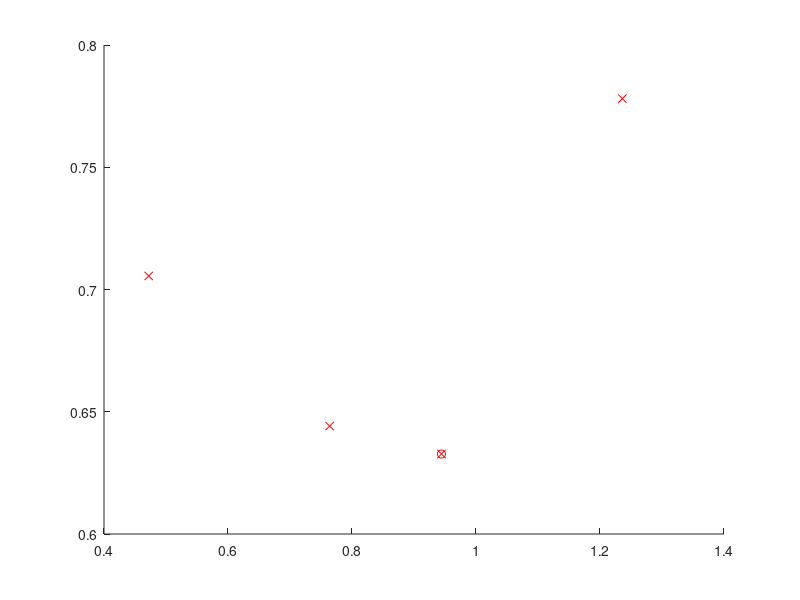

The MATLAB source for this figure:
% ------------------------GOLDEN SECTION METHOD----------------------------
% -------------------------------------------------------------------------
% Copyright (c) 2009, Katarzyna Zarnowiec, all rights reserved 
% mailto: katarzyna.zarnowiec@gmail.com
% -------------------------------------------------------------------------

figure; hold on;

a=0;                            % start of interval
b=2;                            % end of interval
epsilon=0.000001;               % accuracy value
iter= 4;                       % maximum number of iterations
tau=double((sqrt(5)-1)/2);      % golden proportion coefficient, around 0.618
k=0;                            % number of iterations


x1=a+(1-tau)*(b-a);             % computing x values
x2=a+tau*(b-a);

%f_x1=f(x1);                     % computing values in x points
f_x1 = 1 - x1*exp(-x1);
%f_x2=f(x2);
f_x2 = 1 - x1*exp(-x2);

plot(x1,f_x1,'rx')              % plotting x
plot(x2,f_x2,'rx')

while ((abs(b-a)>epsilon) && (k<iter))
    k=k+1;
    if(f_x1<f_x2)
        b=x2;
        x2=x1;
        x1=a+(1-tau)*(b-a);
        
        %f_x1=f(x1);
        f_x1 = 1 - x1*exp(-x1);
        %f_x2=f(x2);
        f_x2 = 1 - x2*exp(-x2);
        
        plot(x1,f_x1,'rx');
    else
        a=x1;
        x1=x2;
        x2=a+tau*(b-a);
        
        %f_x1=f(x1);
        f_x1 = 1 - x1*exp(-x1);
        %f_x2=f(x2);
        f_x2 = 1 - x2*exp(-x2);
        
        plot(x2,f_x2,'rx')
    end
    
    k=k+1;
end


% chooses minimum point
if(f_x1<f_x2)
    sprintf('x_min=%f', x1)
    sprintf('f(x_min)=%f ', f_x1)
    plot(x1,f_x1,'ro')
else
    sprintf('x_min=%f', x2)
    sprintf('f(x_min)=%f ', f_x2)
    plot(x2,f_x2,'ro')
end
